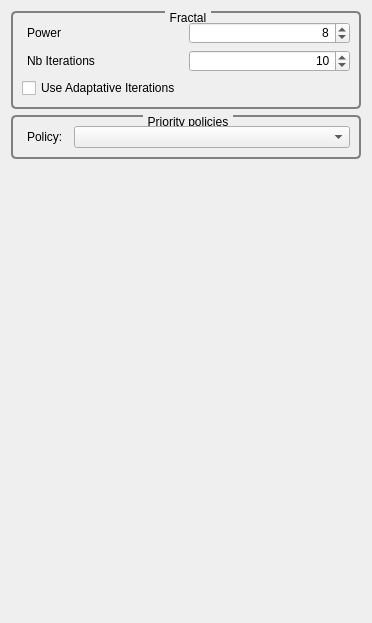
<?xml version="1.0" encoding="UTF-8"?>
<ui version="4.0">
 <class>GvQCustomEditor</class>
 <widget class="QWidget" name="GvQCustomEditor">
  <property name="geometry">
   <rect>
    <x>0</x>
    <y>0</y>
    <width>372</width>
    <height>623</height>
   </rect>
  </property>
  <property name="windowTitle">
   <string>Custom Editor</string>
  </property>
  <property name="styleSheet">
   <string>QGroupBox
{
     background-color: qlineargradient(x1: 0, y1: 0, x2: 0, y2: 1,
                                       stop: 0 #E0E0E0, stop: 1 #FFFFFF);
     border: 2px solid gray;
     border-radius: 5px;
     margin-top: 1ex; /* leave space at the top for the title */
 }

 QGroupBox::title
{
	 subcontrol-origin: margin;
     subcontrol-position: top center; /* position at the top center */
     padding: 0 3px;
     background-color: qlineargradient(x1: 0, y1: 0, x2: 0, y2: 1,
                                       stop: 0 #FFOECE, stop: 1 #FFFFFF);
 }

QLabel
{
	border-radius: 4px;
	padding: 2px;
 }
</string>
  </property>
  <layout class="QGridLayout" name="gridLayout_2">
   <item row="1" column="0">
    <widget class="QGroupBox" name="groupBox">
     <property name="title">
      <string>Priority policies</string>
     </property>
     <layout class="QFormLayout" name="formLayout">
      <item row="0" column="0">
       <widget class="QLabel" name="label_3">
        <property name="text">
         <string>Policy:</string>
        </property>
       </widget>
      </item>
      <item row="0" column="1">
       <widget class="QComboBox" name="_priorityPolicyComboBox"/>
      </item>
     </layout>
    </widget>
   </item>
   <item row="0" column="0">
    <widget class="QGroupBox" name="mUnitsFormatGroup">
     <property name="title">
      <string>Fractal</string>
     </property>
     <layout class="QGridLayout" name="gridLayout">
      <item row="0" column="0">
       <widget class="QLabel" name="label">
        <property name="text">
         <string>Power</string>
        </property>
       </widget>
      </item>
      <item row="0" column="1">
       <widget class="QSpinBox" name="_powerSpinBox">
        <property name="alignment">
         <set>Qt::AlignRight|Qt::AlignTrailing|Qt::AlignVCenter</set>
        </property>
        <property name="minimum">
         <number>-20</number>
        </property>
        <property name="maximum">
         <number>20</number>
        </property>
        <property name="value">
         <number>8</number>
        </property>
       </widget>
      </item>
      <item row="1" column="0">
       <widget class="QLabel" name="label_2">
        <property name="text">
         <string>Nb Iterations</string>
        </property>
       </widget>
      </item>
      <item row="1" column="1">
       <widget class="QSpinBox" name="_nbIterationSpinBox">
        <property name="alignment">
         <set>Qt::AlignRight|Qt::AlignTrailing|Qt::AlignVCenter</set>
        </property>
        <property name="minimum">
         <number>0</number>
        </property>
        <property name="maximum">
         <number>50</number>
        </property>
        <property name="value">
         <number>10</number>
        </property>
       </widget>
      </item>
      <item row="2" column="0" colspan="2">
       <widget class="QCheckBox" name="_useAdaptativeIterationCheckBox">
        <property name="text">
         <string>Use Adaptative Iterations</string>
        </property>
       </widget>
      </item>
     </layout>
    </widget>
   </item>
   <item row="2" column="0">
    <spacer name="verticalSpacer">
     <property name="orientation">
      <enum>Qt::Vertical</enum>
     </property>
     <property name="sizeHint" stdset="0">
      <size>
       <width>20</width>
       <height>40</height>
      </size>
     </property>
    </spacer>
   </item>
  </layout>
 </widget>
 <resources>
  <include location="../../../../Tools/GigaVoxelsViewer/GvViewerGui/Ui/resources.qrc"/>
 </resources>
 <connections>
  <connection>
   <sender>_useAdaptativeIterationCheckBox</sender>
   <signal>toggled(bool)</signal>
   <receiver>_nbIterationSpinBox</receiver>
   <slot>setDisabled(bool)</slot>
   <hints>
    <hint type="sourcelabel">
     <x>64</x>
     <y>79</y>
    </hint>
    <hint type="destinationlabel">
     <x>132</x>
     <y>65</y>
    </hint>
   </hints>
  </connection>
 </connections>
</ui>
